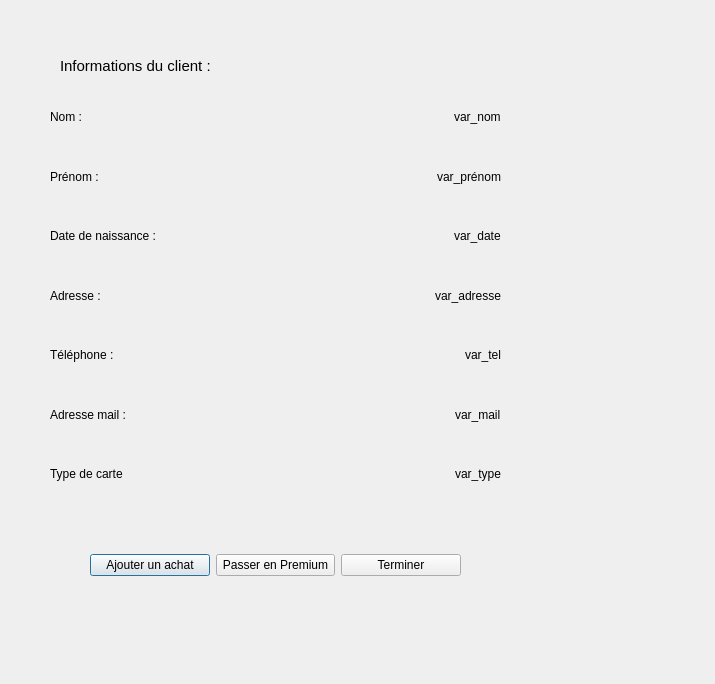
<?xml version="1.0" encoding="UTF-8"?>
<ui version="4.0">
 <class>Dialog</class>
 <widget class="QDialog" name="Dialog">
  <property name="geometry">
   <rect>
    <x>0</x>
    <y>0</y>
    <width>715</width>
    <height>684</height>
   </rect>
  </property>
  <property name="windowTitle">
   <string>Dialog</string>
  </property>
  <widget class="QWidget" name="layoutWidget">
   <property name="geometry">
    <rect>
     <x>50</x>
     <y>90</y>
     <width>451</width>
     <height>411</height>
    </rect>
   </property>
   <layout class="QVBoxLayout" name="verticalLayout_3">
    <item>
     <layout class="QHBoxLayout" name="horizontalLayout_17">
      <item>
       <widget class="QLabel" name="label_15">
        <property name="text">
         <string>Nom :</string>
        </property>
       </widget>
      </item>
      <item>
       <spacer name="horizontalSpacer_15">
        <property name="orientation">
         <enum>Qt::Horizontal</enum>
        </property>
        <property name="sizeHint" stdset="0">
         <size>
          <width>40</width>
          <height>20</height>
         </size>
        </property>
       </spacer>
      </item>
      <item>
       <widget class="QLabel" name="var_name_3">
        <property name="text">
         <string>var_nom</string>
        </property>
       </widget>
      </item>
     </layout>
    </item>
    <item>
     <layout class="QHBoxLayout" name="horizontalLayout_18">
      <item>
       <widget class="QLabel" name="label_16">
        <property name="text">
         <string>Prénom :</string>
        </property>
       </widget>
      </item>
      <item>
       <spacer name="horizontalSpacer_16">
        <property name="orientation">
         <enum>Qt::Horizontal</enum>
        </property>
        <property name="sizeHint" stdset="0">
         <size>
          <width>40</width>
          <height>20</height>
         </size>
        </property>
       </spacer>
      </item>
      <item>
       <widget class="QLabel" name="var_firstname_3">
        <property name="text">
         <string>var_prénom</string>
        </property>
       </widget>
      </item>
     </layout>
    </item>
    <item>
     <layout class="QHBoxLayout" name="horizontalLayout_19">
      <item>
       <widget class="QLabel" name="label_17">
        <property name="text">
         <string>Date de naissance :</string>
        </property>
       </widget>
      </item>
      <item>
       <spacer name="horizontalSpacer_17">
        <property name="orientation">
         <enum>Qt::Horizontal</enum>
        </property>
        <property name="sizeHint" stdset="0">
         <size>
          <width>40</width>
          <height>20</height>
         </size>
        </property>
       </spacer>
      </item>
      <item>
       <widget class="QLabel" name="var_bdate_3">
        <property name="text">
         <string>var_date</string>
        </property>
       </widget>
      </item>
     </layout>
    </item>
    <item>
     <layout class="QHBoxLayout" name="horizontalLayout_20">
      <item>
       <widget class="QLabel" name="label_18">
        <property name="text">
         <string>Adresse :</string>
        </property>
       </widget>
      </item>
      <item>
       <spacer name="horizontalSpacer_18">
        <property name="orientation">
         <enum>Qt::Horizontal</enum>
        </property>
        <property name="sizeHint" stdset="0">
         <size>
          <width>40</width>
          <height>20</height>
         </size>
        </property>
       </spacer>
      </item>
      <item>
       <widget class="QLabel" name="var_address_3">
        <property name="text">
         <string>var_adresse</string>
        </property>
       </widget>
      </item>
     </layout>
    </item>
    <item>
     <layout class="QHBoxLayout" name="horizontalLayout_21">
      <item>
       <widget class="QLabel" name="label_19">
        <property name="text">
         <string>Téléphone :</string>
        </property>
       </widget>
      </item>
      <item>
       <spacer name="horizontalSpacer_19">
        <property name="orientation">
         <enum>Qt::Horizontal</enum>
        </property>
        <property name="sizeHint" stdset="0">
         <size>
          <width>40</width>
          <height>20</height>
         </size>
        </property>
       </spacer>
      </item>
      <item>
       <widget class="QLabel" name="var_phone_3">
        <property name="text">
         <string>var_tel</string>
        </property>
       </widget>
      </item>
     </layout>
    </item>
    <item>
     <layout class="QHBoxLayout" name="horizontalLayout_22">
      <item>
       <widget class="QLabel" name="label_20">
        <property name="text">
         <string>Adresse mail :</string>
        </property>
       </widget>
      </item>
      <item>
       <spacer name="horizontalSpacer_20">
        <property name="orientation">
         <enum>Qt::Horizontal</enum>
        </property>
        <property name="sizeHint" stdset="0">
         <size>
          <width>40</width>
          <height>20</height>
         </size>
        </property>
       </spacer>
      </item>
      <item>
       <widget class="QLabel" name="var_mail_3">
        <property name="text">
         <string>var_mail</string>
        </property>
       </widget>
      </item>
     </layout>
    </item>
    <item>
     <layout class="QHBoxLayout" name="horizontalLayout_23">
      <item>
       <widget class="QLabel" name="label_21">
        <property name="text">
         <string>Type de carte</string>
        </property>
       </widget>
      </item>
      <item>
       <spacer name="horizontalSpacer_21">
        <property name="orientation">
         <enum>Qt::Horizontal</enum>
        </property>
        <property name="sizeHint" stdset="0">
         <size>
          <width>40</width>
          <height>20</height>
         </size>
        </property>
       </spacer>
      </item>
      <item>
       <widget class="QLabel" name="var_type_3">
        <property name="text">
         <string>var_type</string>
        </property>
       </widget>
      </item>
     </layout>
    </item>
   </layout>
  </widget>
  <widget class="QWidget" name="layoutWidget_2">
   <property name="geometry">
    <rect>
     <x>90</x>
     <y>550</y>
     <width>371</width>
     <height>30</height>
    </rect>
   </property>
   <layout class="QHBoxLayout" name="horizontalLayout_24">
    <item>
     <widget class="QPushButton" name="add_button_3">
      <property name="text">
       <string>Ajouter un achat</string>
      </property>
     </widget>
    </item>
    <item>
     <widget class="QPushButton" name="premium_button_3">
      <property name="text">
       <string>Passer en Premium</string>
      </property>
     </widget>
    </item>
    <item>
     <widget class="QPushButton" name="end_button_3">
      <property name="text">
       <string>Terminer</string>
      </property>
     </widget>
    </item>
   </layout>
  </widget>
  <widget class="QLabel" name="titre">
   <property name="geometry">
    <rect>
     <x>60</x>
     <y>50</y>
     <width>201</width>
     <height>31</height>
    </rect>
   </property>
   <property name="font">
    <font>
     <pointsize>11</pointsize>
    </font>
   </property>
   <property name="text">
    <string>Informations du client :</string>
   </property>
  </widget>
 </widget>
 <resources/>
 <connections/>
</ui>
